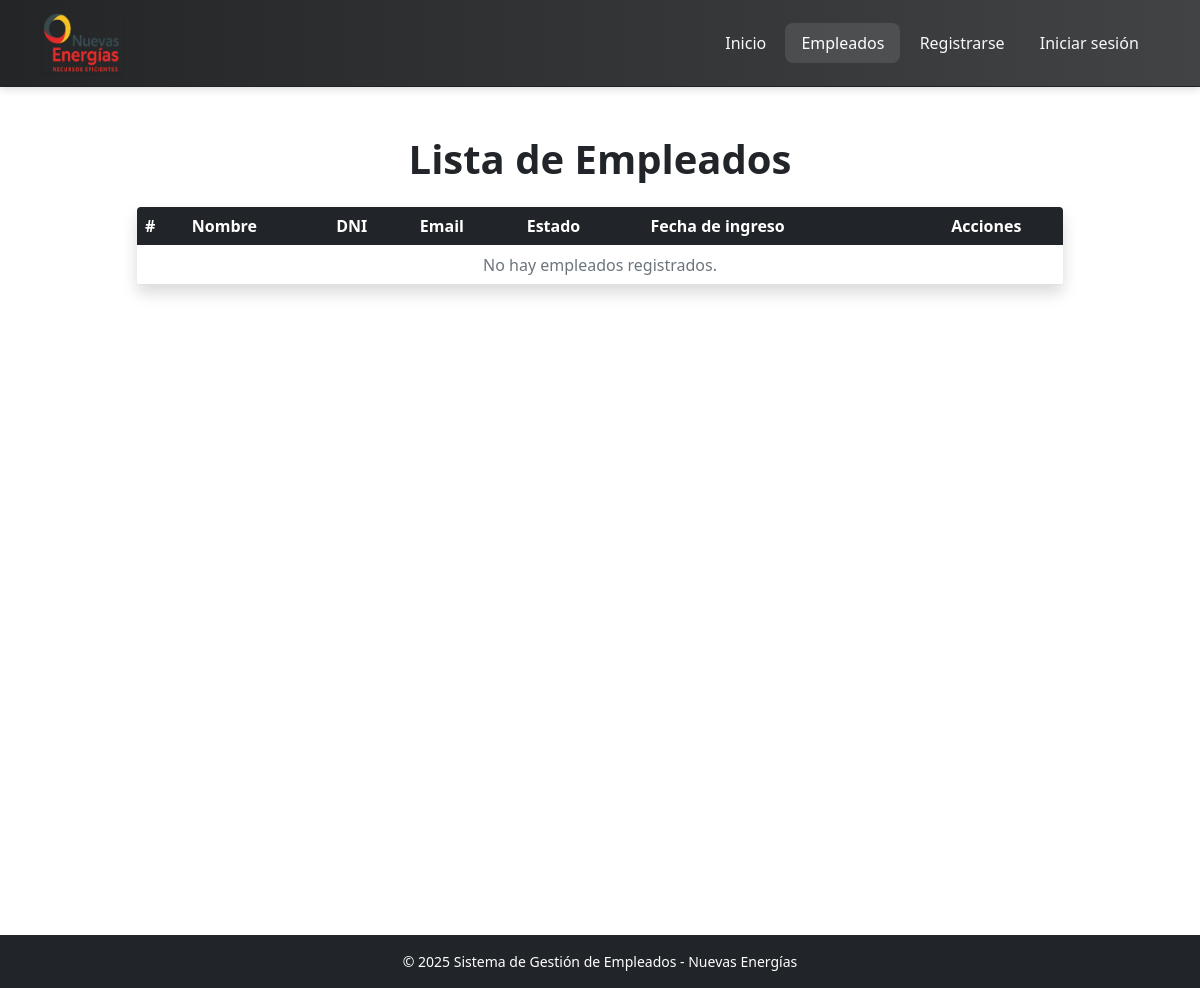
/empleados/ver/, run on an earlier commit of the app's database.
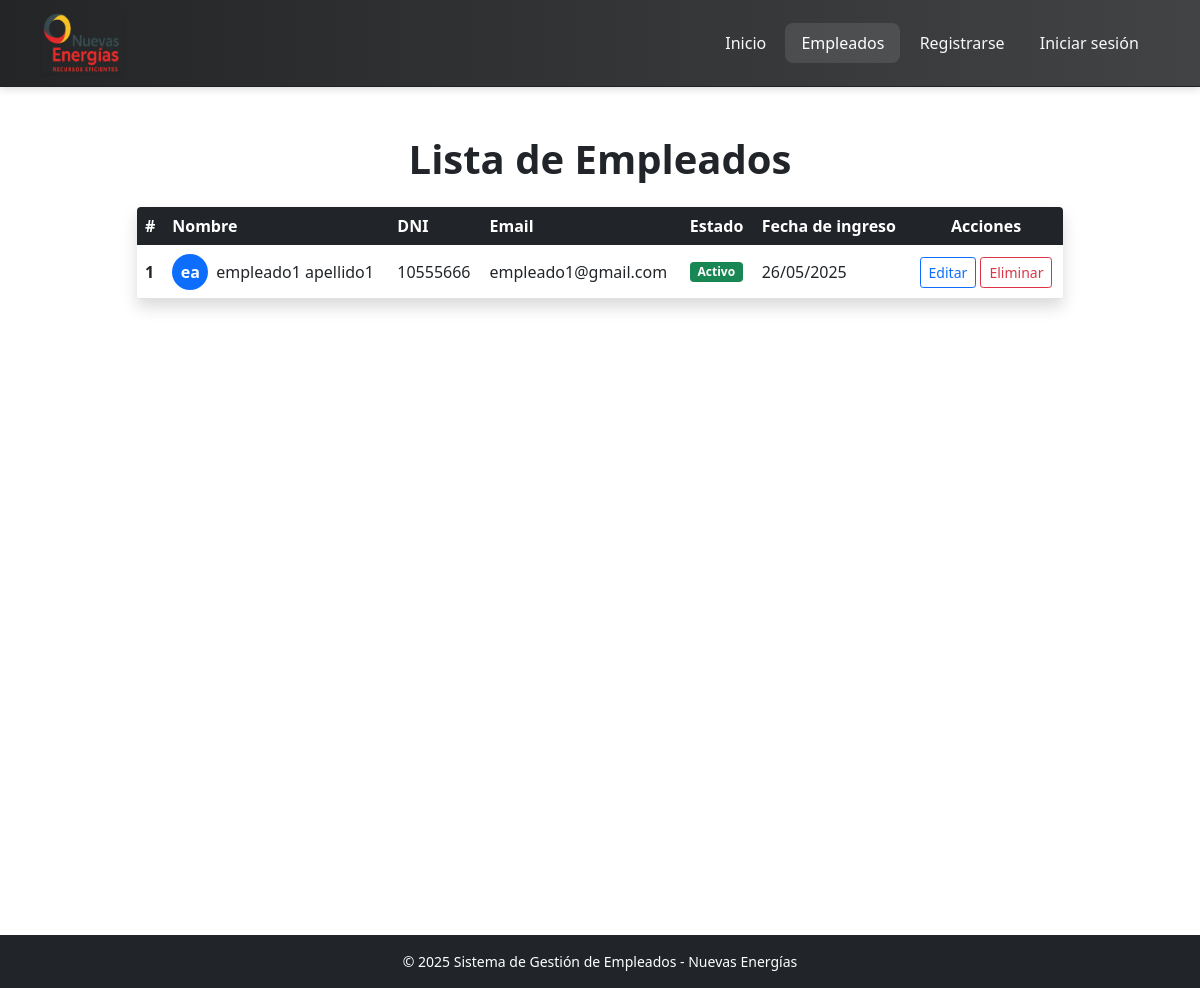
And on a later commit of the database.
### empleados/models.py (models this page shows, shortened)
class Empleado(models.Model):
    nombre = models.CharField(max_length=100)
    apellido = models.CharField(max_length=100)
    dni = models.IntegerField(unique=True)
    telefono = models.CharField(max_length=15, blank=True, null=True)
    email = models.EmailField()
    genero = models.CharField(max_length=1, choices=[('M', 'Masculino'), ('F', 'Femenino'), ('O', 'Otro')], default='O')
    estado_civil = models.CharField(max_length=20, choices=[('Soltero', 'Soltero'), ('Casado', 'Casado'), ('Divorciado', 'Divorciado'), ('Viudo', 'Viudo')], default='Soltero')
    fecha_nacimiento = models.DateField()
    estado = models.CharField(max_length=20, choices=[('Activo', 'Activo'), ('Inactivo', 'Inactivo'), ('Suspendido', 'Suspendido'), ('Licencia', 'Licencia')], default='Activo')
    fecha_ingreso = models.DateField(auto_now_add=True)
    fecha_egreso = models.DateField(blank=True, null=True)

### empleados/views.py (the view)
# urls.py: path('empleados/ver/', views.ver_empleados, name='ver_empleados'),
def ver_empleados(request):
    empleados = Empleado.objects.all()
    return render(request, 'empleados.html', {'empleados': empleados})

### empleados/templates/empleados.html (shortened to what this page needs)
<head>
</head>
{% extends 'base.html' %}
{% load static %}
{% block content %}
<main class="container py-5 min-vh-100">
    <h1 class="mb-4 text-center fw-bold">Lista de Empleados</h1>
    <div class="row justify-content-center">
        <div class="col-lg-10">
            <div class="table-responsive shadow rounded">
                <table class="table table-hover align-middle mb-0">
                    <thead class="table-dark">
                        <tr>
                            <th scope="col">#</th>
                            <th scope="col">Nombre</th>
                            <th scope="col">DNI</th>
                            <th scope="col">Email</th>
                            <th scope="col">Estado</th>
                            <th scope="col">Fecha de ingreso</th>
                            <th scope="col" class="text-center">Acciones</th>
                        </tr>
                    </thead>
                    <tbody>
                        {% for empleado in empleados %}
                        <tr>
                            <th scope="row">{{ forloop.counter }}</th>
                            <td>
                                <div class="d-flex align-items-center">
                                    <div class="rounded-circle bg-primary text-white d-flex justify-content-center align-items-center me-2" style="width:36px; height:36px; font-weight:bold;">
                                        {{ empleado.nombre|slice:":1" }}{{ empleado.apellido|slice:":1" }}
                                    </div>
                                    {{ empleado.nombre }} {{ empleado.apellido }}
                                </div>
                            </td>
                            <td>{{ empleado.dni }}</td>
                            <td>{{ empleado.email }}</td>
                            <td>
                                <span class="badge {% if empleado.estado == 'Activo' %}bg-success{% else %}bg-secondary{% endif %}">
                                    {{ empleado.estado }}
                                </span>
                            </td>
                            <td>{{ empleado.fecha_ingreso|date:"d/m/Y" }}</td>
                            <td class="text-center">
                                <a href="{% url 'editar_empleado' empleado.id %}" class="btn btn-sm btn-outline-primary">Editar</a>
                                <a href="{% url 'eliminar_empleado' empleado.id %}" class="btn btn-sm btn-outline-danger">Eliminar</a>
                            </td>
                        </tr>
                        {% empty %}
                        <tr>
                            <td colspan="7" class="text-center text-muted">No hay empleados registrados.</td>
                        </tr>
                        {% endfor %}
                    </tbody>
                </table>
            </div>
        </div>
    </div>
</main>
{% endblock %}

### templates/base.html (shortened to what this page needs)
<!DOCTYPE html>
<html lang="en">
<head>
    <link href="https://cdn.jsdelivr.net/npm/bootstrap@5.0.2/dist/css/bootstrap.min.css" rel="stylesheet">
</head>
{% load static %}
<body>
    <nav class="navbar navbar-expand-lg navbar-dark" style="background: linear-gradient(90deg, #232526 0%, #414345 100%); box-shadow: 0 2px 8px rgba(0,0,0,0.15);">
        <div class="container">
            <a class="navbar-brand d-flex align-items-center" href="/inicio">
                <img src="{% static 'images/logo-nuevas-energias-v2.png' %}" alt="Logo" width="80" height="60" class="d-inline-block align-text-top me-2  shadow-sm">
            </a>
            <div class="collapse navbar-collapse" id="navbarNav">
                <ul class="navbar-nav ms-auto">
                    <li class="nav-item">
                        <a href="/inicio" class="nav-link {% if request.path == '/inicio/' %}active{% endif %}">Inicio</a>
                    </li>
                    <li class="nav-item">
                        <a href="{% url 'ver_empleados' %}" class="nav-link {% if request.resolver_match.url_name == 'ver_empleados' %}active{% endif %}">Empleados</a>
                    </li>
                    {% if user.is_authenticated %}
                        <li class="nav-item">
                            <a href="/auth/logout/" class="nav-link">Cerrar sesión</a>
                        </li>
                    {% else %}
                        <li class="nav-item">
                            <a href="/auth/register/" class="nav-link">Registrarse</a>
                        </li>
                        <li class="nav-item">
                            <a href="/auth/login/" class="nav-link">Iniciar sesión</a>
                        </li>
                    {% endif %}
                </ul>
            </div>
        </div>
    </nav>
    {% block content %}
    {% endblock %}
        <footer class="bg-dark text-white text-center py-3 mt-5">
        <div class="container">
            <small>
                &copy; {{ year|default:2025 }} Sistema de Gestión de Empleados - Nuevas Energías
            </small>
        </div>
    </footer>
</body>
</html>

### templates/base.html (style rules this page uses)
.navbar-nav .nav-link { transition: background 0.2s, color 0.2s; border-radius: 0.5rem; margin-right: 0.2rem; padding-left: 1rem !important; padding-right: 1rem !important; color: #f8f9fa !important; }
.navbar-nav .nav-link:hover, .navbar-nav .nav-link.active { background: rgba(255,255,255,0.10); color: #fff !important; }
.navbar { border-bottom: 1px solid #222; }

What changed in the data, as far as the page shows it:
added Empleado: nombre "e", apellido "a", nombre "empleado1", apellido "apellido1", dni "10555666", email "empleado1@gmail.com", estado "Activo", fecha_ingreso "26/05/2025"
Also different on the page:
text no longer shown: "No hay empleados registrados."
